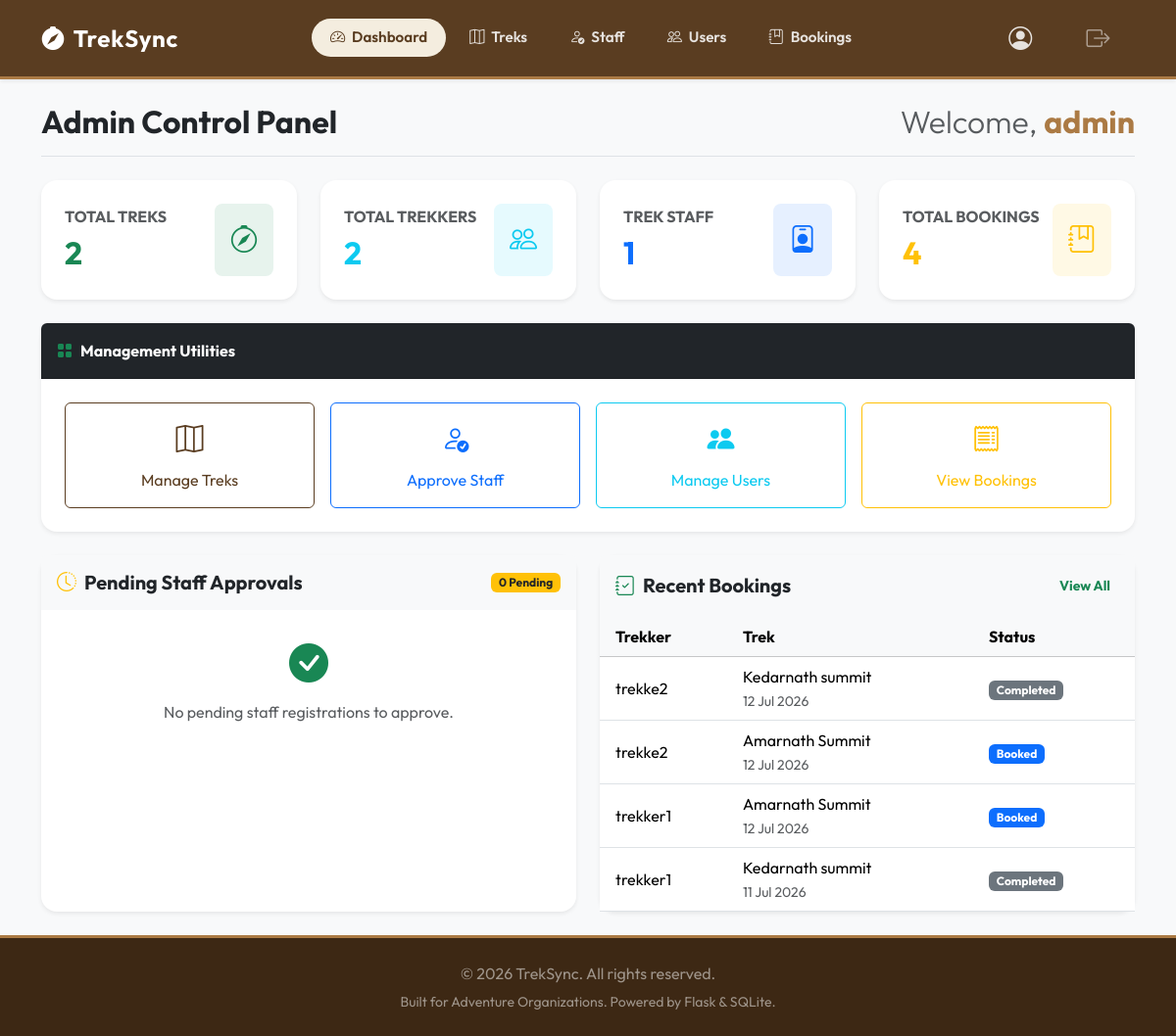
The app's page /admin/dashboard (signed in), older data.
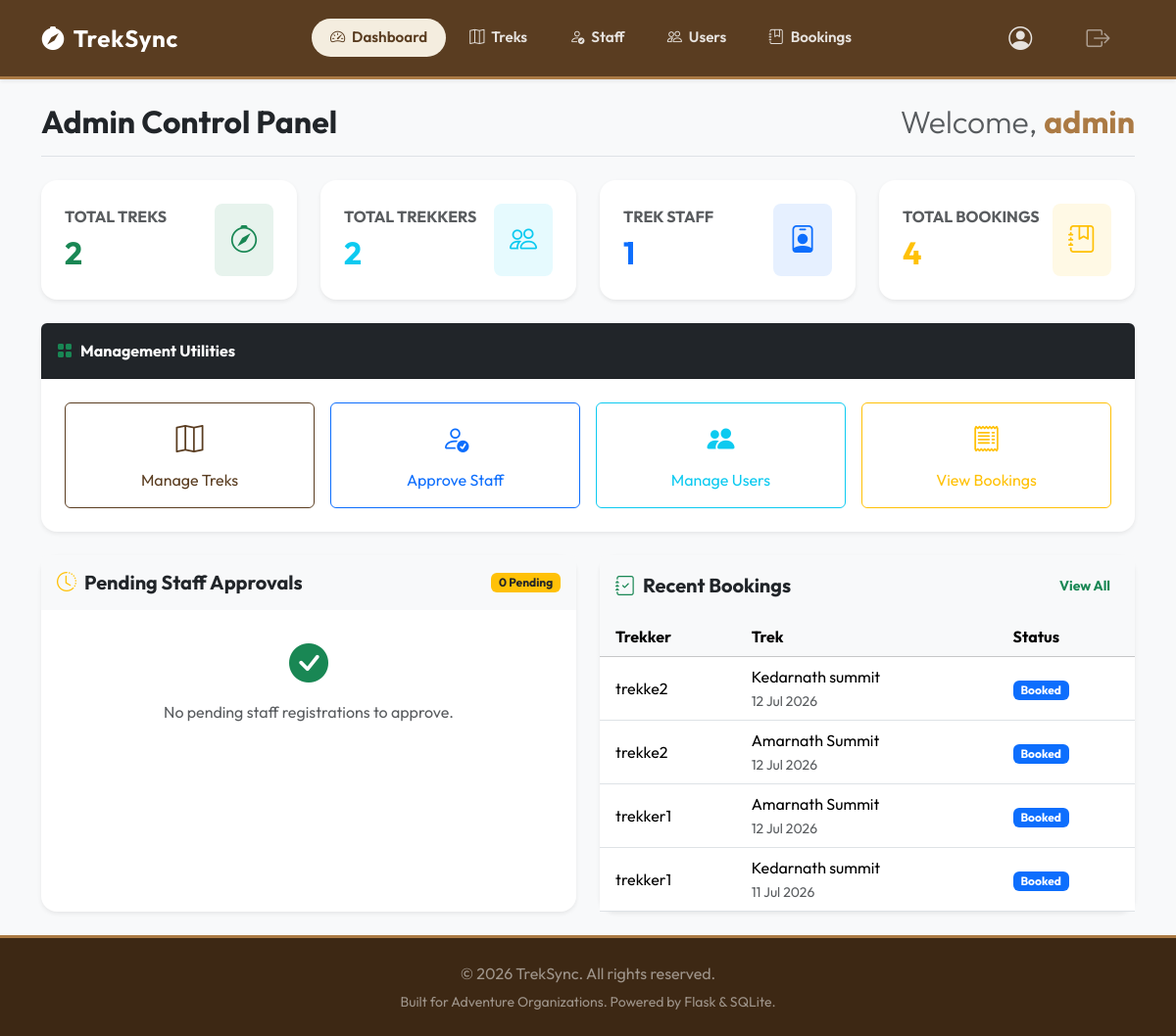
The same page, newer data.
### models.py (models this page shows, shortened)
class Booking(db.Model):
    __tablename__ = 'booking'
    id = db.Column(db.Integer, primary_key=True)
    user_id = db.Column(db.Integer, db.ForeignKey('user.id'), nullable=False)
    trek_id = db.Column(db.Integer, db.ForeignKey('trek.id'), nullable=False)
    booking_date = db.Column(db.DateTime, default=datetime.utcnow)
    status = db.Column(db.String(20), default='Booked')  # 'Booked', 'Cancelled', 'Completed'
    user = db.relationship('User', back_populates='bookings')
    trek = db.relationship('Trek', back_populates='bookings')

class User(db.Model, UserMixin):
    __tablename__ = 'user'
    id = db.Column(db.Integer, primary_key=True)
    username = db.Column(db.String(80), unique=True, nullable=False)
    email = db.Column(db.String(120), unique=True, nullable=False)
    password_hash = db.Column(db.String(255), nullable=False)
    role = db.Column(db.String(20), nullable=False)  # 'admin', 'staff', 'trekker'
    is_active = db.Column(db.Boolean, default=True)  # Admin can deactivate
    is_blacklisted = db.Column(db.Boolean, default=False)  # Admin can blacklist
    profile = db.relationship('StaffProfile', back_populates='user', uselist=False, cascade="all, delete-orphan")
    bookings = db.relationship('Booking', back_populates='user', cascade="all, delete-orphan")
    assigned_treks = db.relationship('Trek', back_populates='staff', foreign_keys='Trek.staff_id')

class Trek(db.Model):
    __tablename__ = 'trek'
    id = db.Column(db.Integer, primary_key=True)
    name = db.Column(db.String(100), nullable=False)
    location = db.Column(db.String(100), nullable=False)
    difficulty = db.Column(db.String(20), nullable=False)  # 'Easy', 'Moderate', 'Hard'
    duration = db.Column(db.Integer, nullable=False)  # in days
    max_slots = db.Column(db.Integer, nullable=False)
    available_slots = db.Column(db.Integer, nullable=False)
    staff_id = db.Column(db.Integer, db.ForeignKey('user.id'), nullable=True)  # Assigned staff
    status = db.Column(db.String(20), default='Pending')  # 'Pending', 'Approved', 'Open', 'Closed', 'Completed'
    start_date = db.Column(db.Date, nullable=False)
    end_date = db.Column(db.Date, nullable=False)
    staff = db.relationship('User', back_populates='assigned_treks', foreign_keys=[staff_id])
    bookings = db.relationship('Booking', back_populates='trek', cascade="all, delete-orphan")

### app.py (the view)
@app.route('/admin/dashboard')
@login_required
@admin_required
def admin_dashboard():
    stats = {
        'total_treks': Trek.query.count(),
        'total_trekkers': User.query.filter_by(role='trekker').count(),
        'total_staff': User.query.filter_by(role='staff').count(),
        'total_bookings': Booking.query.count()
    }
    pending_staff = StaffProfile.query.filter_by(status='pending').all()
    recent_bookings = Booking.query.order_by(Booking.booking_date.desc()).limit(5).all()
    trek_stats = db.session.query(
        Trek.name,
        db.func.count(Booking.id)
    ).outerjoin(Booking, (Booking.trek_id == Trek.id) & (Booking.status == 'Booked')).group_by(Trek.id).all()
    trek_labels = [s[0] for s in trek_stats]
    trek_counts = [s[1] for s in trek_stats]
    return render_template(
        'admin/dashboard.html',
        stats=stats,
        pending_staff=pending_staff,
        recent_bookings=recent_bookings,
        trek_labels=trek_labels,
        trek_counts=trek_counts
    )

### app.py (called while the page is built)
@login_manager.user_loader
def load_user(user_id):
    return User.query.get(int(user_id))

def admin_required(f):
    @wraps(f)
    def decorated_function(*args, **kwargs):
        if not current_user.is_authenticated or current_user.role != 'admin':
            flash('Access denied. Admin role required.', 'error')
            return redirect(url_for('home'))
        return f(*args, **kwargs)
    return decorated_function

### templates/admin/dashboard.html (shortened to what the changed rows need)
{% extends "base.html" %}
{% block content %}
<div class="container">
    <div class="d-flex flex-column flex-md-row justify-content-between align-items-md-center border-bottom pb-3 mb-4 gap-2">
        <h1 class="h2 fw-bold mb-0 text-dark">Admin Control Panel</h1>
        <h2 class="h2 fw-light text-muted mb-0">Welcome, <span class="fw-bold text-accent">{{ current_user.username }}</span></h2>
    </div>
    <div class="row g-4 mb-4">
        <div class="col-md-3">
            <div class="card stat-card treks border-0 h-100 bg-white shadow-sm">
                <div class="card-body d-flex align-items-center justify-content-between p-4">
                    <div>
                        <h2 class="fw-bold mb-0 text-success">{{ stats.total_treks }}</h2>
                    </div>
                </div>
            </div>
        </div>
        <div class="col-md-3">
            <div class="card stat-card users border-0 h-100 bg-white shadow-sm">
                <div class="card-body d-flex align-items-center justify-content-between p-4">
                    <div>
                        <h2 class="fw-bold mb-0 text-info">{{ stats.total_trekkers }}</h2>
                    </div>
                </div>
            </div>
        </div>
        <div class="col-md-3">
            <div class="card stat-card staff border-0 h-100 bg-white shadow-sm">
                <div class="card-body d-flex align-items-center justify-content-between p-4">
                    <div>
                        <h2 class="fw-bold mb-0 text-primary">{{ stats.total_staff }}</h2>
                    </div>
                </div>
            </div>
        </div>
        <div class="col-md-3">
            <div class="card stat-card bookings border-0 h-100 bg-white shadow-sm">
                <div class="card-body d-flex align-items-center justify-content-between p-4">
                    <div>
                        <h2 class="fw-bold mb-0 text-warning">{{ stats.total_bookings }}</h2>
                    </div>
                </div>
            </div>
        </div>
    </div>
    <div class="row g-4">
        <div class="col-lg-6">
            <div class="card border-0 shadow-sm h-100">
                <div class="card-body p-0">
                    {% if recent_bookings %}
                        <div class="table-responsive">
                            <table class="table table-hover align-middle mb-0">
                                <thead class="table-light">
                                    <tr>
                                        <th class="ps-3">Trekker</th>
                                        <th>Trek</th>
                                        <th>Status</th>
                                    </tr>
                                </thead>
                                <tbody>
                                    {% for booking in recent_bookings %}
                                        <tr>
                                            <td class="ps-3 font-semibold">{{ booking.user.username }}</td>
                                            <td>
                                                <span class="d-block font-semibold">{{ booking.trek.name }}</span>
                                                <small class="text-muted">{{ booking.booking_date.strftime('%d %b %Y') }}</small>
                                            </td>
                                            <td>
                                                <span class="badge text-capitalize
                                                    {% if booking.status == 'booked' or booking.status == 'Booked' %}bg-primary
                                                    {% elif booking.status == 'cancelled' or booking.status == 'Cancelled' %}bg-danger
                                                    {% else %}bg-secondary{% endif %}">
                                                    {{ booking.status }}
                                                </span>
                                            </td>
                                        </tr>
                                    {% endfor %}
                                </tbody>
                            </table>
                        </div>
                    {% else %}
                        <div class="p-4 text-center text-muted">
                            <i class="bi bi-calendar-x fs-1 mb-2 d-block"></i>
                            No bookings recorded yet.
                        </div>
                    {% endif %}
                </div>
            </div>
        </div>
    </div>
</div>
{% endblock %}

Row changes from the older to the newer data that the page shows:
changed Booking (number 1 of 4 on the later page): status "Completed" → "Booked"
changed Booking "11 Jul 2026": status "Completed" → "Booked"
